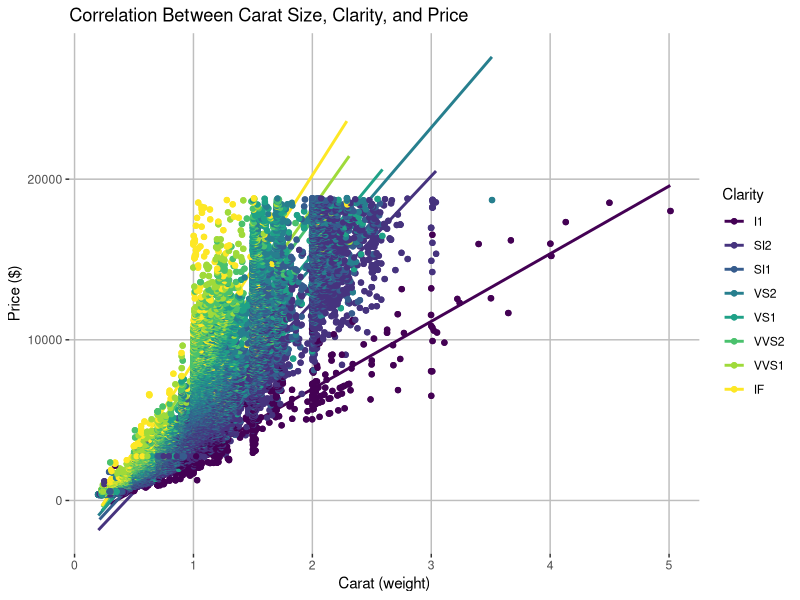
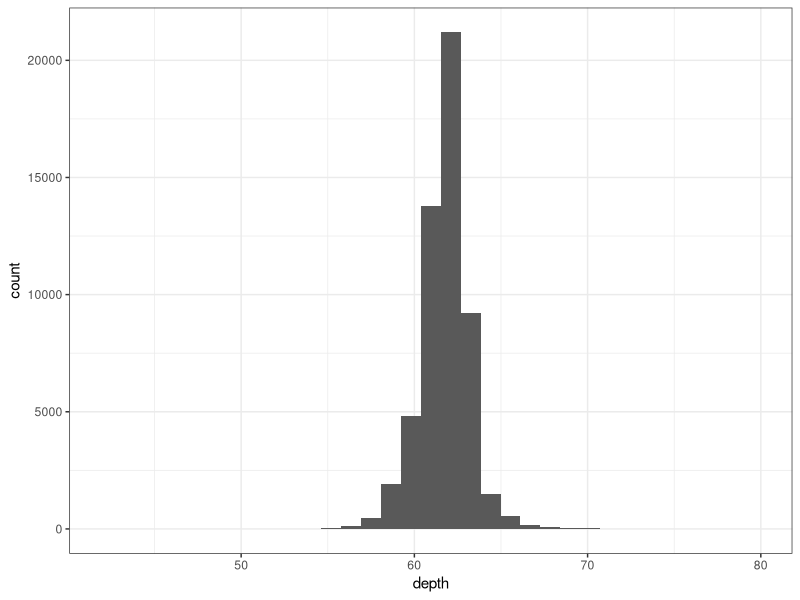
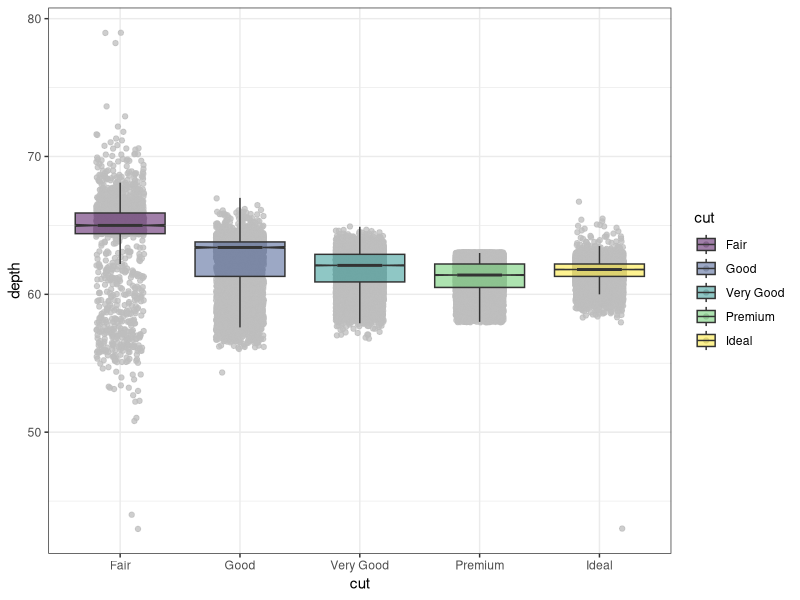
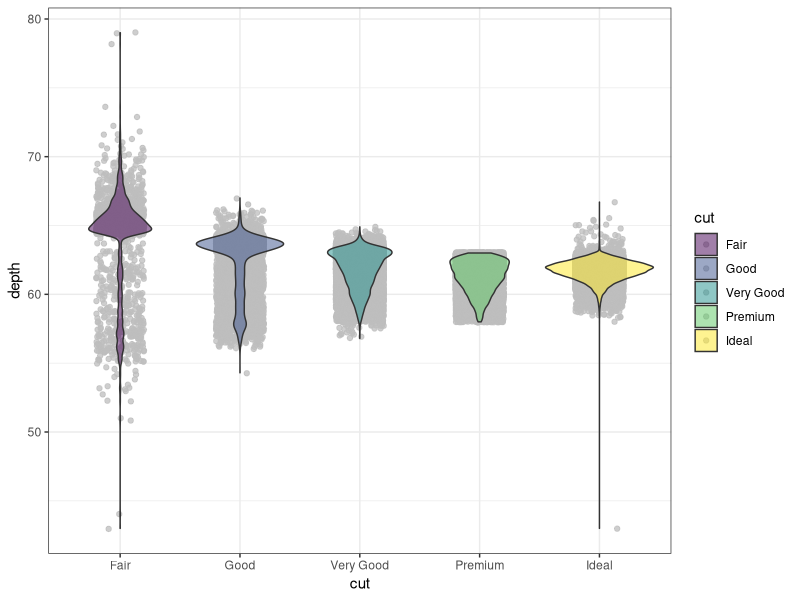
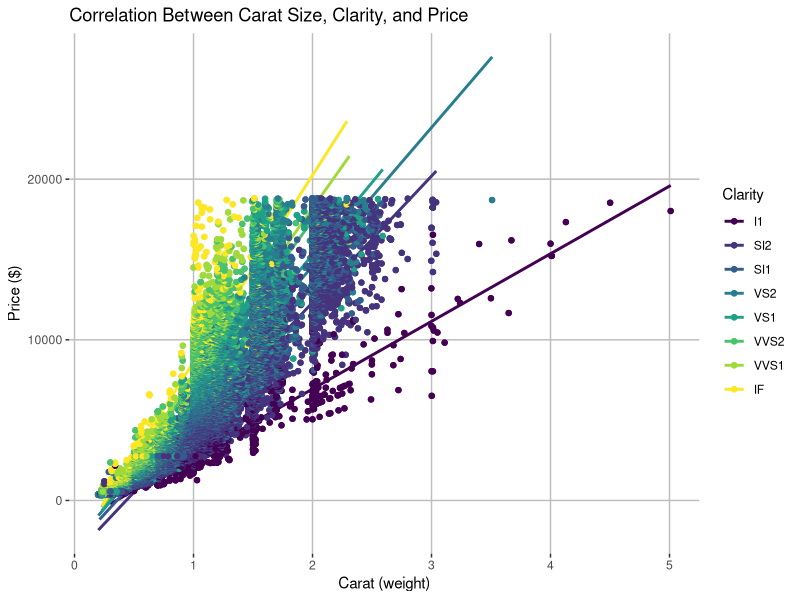
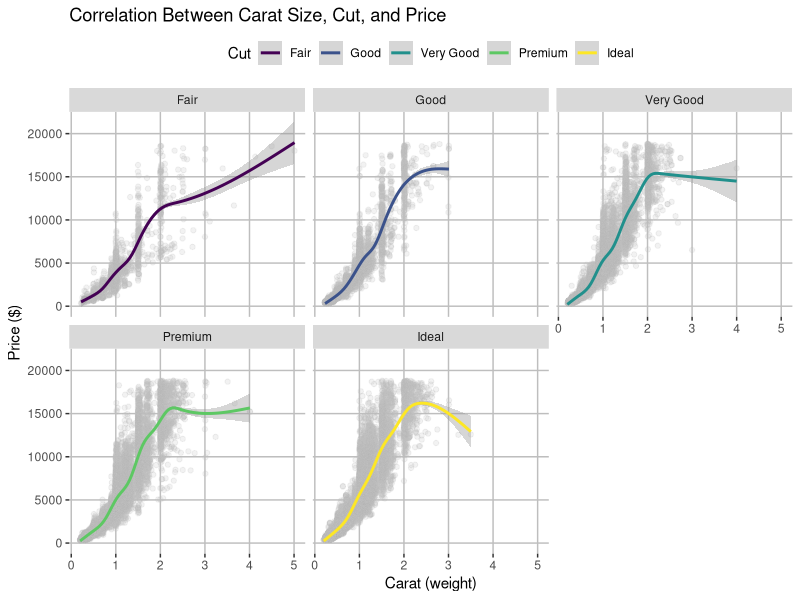

R code for these plots, in order:
#import packages
library("tidyverse") #load the tidyverse package
diamonds #check to see if diamond dataframe is there
diamond_data = diamonds #reassign data name
diamond_data #print new variable to data

#
#plot the data
diamond_data_plot = diamond_data |> 
  #to ensure data accuracy row with missing variables are removed
  drop_na() |> 
  #create a plot that assigns x, y axis and clarity using geom point
  ggplot(mapping = aes(x = carat, y = price, color = clarity, background="white")) + 
  #choose the type of graph
  geom_point() + 
  geom_smooth(method ="lm", se = FALSE) + geom_jitter() +
  labs(title = "Correlation Between Carat Size, Clarity, and Price", y = "Price ($)", x= "Carat (weight)", color = "Clarity") +
  theme(panel.background = element_rect(fill = "white"), panel.grid.major = element_line(color = "gray"))


#saving the file with the width to match the height
ggsave(filename = "diamond_plot_final.png", plot = diamond_data_plot, width= 7, height = 7)

diamond_data_plot

#Analysis:
#Based on the data we can see that there is a strong/ positive correlation between carat and price. As the weight of the diamond increase so does its price. If pricing changes in any capacity, it is because of the weight of the diamond has changes as well. They are closely correlated. #According to the data, there is a pattern that displays higher quality diamonds on average tend to be around and above 1 carat but no greater than 3 carats. IF, VVS1, VVS2 and VS1 are considered higher clarity diamonds, and they are all densely priced around the $10,000 price with carat being approximately 1-1.5.


#assign a new variable for the dataset plot
diamond_plot_cut = diamond_data |> drop_na() |> ggplot(mapping = aes(x = carat, y = price)) +
#create a scatter plot
  geom_point(color = "gray", alpha = 1/10) + 
  #stagger the points so they don't overlap
  geom_jitter(color= "gray", alpha = 1/10) +
  #create a linear method line that shows trend of data
  geom_smooth(aes(method ="lm", se = TRUE, color = cut)) +
  #divide the data by facet into cuts
  facet_wrap(~cut, nrow=2) + 
  #labels for the data
  labs(title = "Correlation Between Carat Size, Cut, and Price", y = "Price ($)", x= "Carat (weight)", color = "Cut") +
  theme(panel.background = element_rect(fill = "white"), panel.grid.major = element_line(color = "gray"), legend.position = "top")

ggsave(filename = "diamond_plot_cut.png", plot = diamond_plot_cut, width= 7, height = 7)

#Analysis: 
#Cut style and carat weight directly effects the price of a diamond. As shown above, as we progress from fair cut to ideal cut we can see the density of price migrate between $15,00 to $20,000.

diamond_data |> drop_na() |> ggplot() +
  geom_histogram(mapping = aes(x = depth), binwidth = 1.15) +
  theme_bw()

#Analysis:
# In this histogram we can see the x-axis is wider than the bars we can observe because there are so many data points in the bars we can see, which means that there are few data points in the bars we can’t see, giving the illusion that there are no points and that the x-axis is long for no reason.

ggplot(data = diamonds,
       mapping = aes(x = cut, y = depth, fill = cut)) +
  geom_jitter(width = 0.2, color = "gray", alpha = 0.75) +
  geom_boxplot(notch = TRUE, alpha = 0.5, outlier.shape = NA) +
  theme_bw()

#Analysis:
#In this graph we are using boxplots to show the mean, median, mode and quartiles of each cut category. The purpose of using this specific line of code "geom_jitter(width = 0.2, color = "gray", alpha = 0.75)" is to scatter the points so they don’t overlap with each other which in turn gives us a more accurate depiction of the data. Also, alpha = 0.75 changes the transparency to slightly so visibility of points is easier to view. Width displays how wide the datapoints within each boxplot spread. For example, if the width was changed to 0.5 the datapoints would blend together making the graph harder to read. We are also able to view outliers within this graph.

ggplot(data = diamonds,
       mapping = aes(x = cut, y = depth, fill = cut)) +
  geom_jitter(width = 0.2, color = "gray", alpha = 0.75) +
  geom_violin(notch = TRUE, alpha = 0.5, outlier.shape = NA) +
  theme_bw()

  
